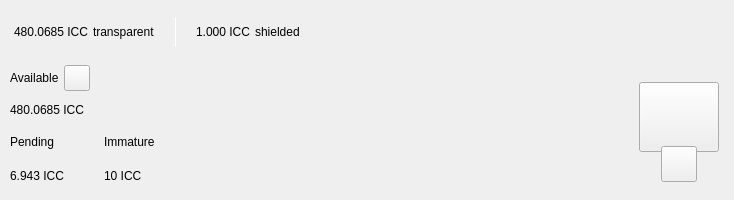
<?xml version="1.0" encoding="UTF-8"?>
<ui version="4.0">
 <class>TopBar</class>
 <widget class="QWidget" name="TopBar">
  <property name="geometry">
   <rect>
    <x>0</x>
    <y>0</y>
    <width>734</width>
    <height>200</height>
   </rect>
  </property>
  <property name="minimumSize">
   <size>
    <width>0</width>
    <height>200</height>
   </size>
  </property>
  <property name="maximumSize">
   <size>
    <width>16777215</width>
    <height>200</height>
   </size>
  </property>
  <property name="windowTitle">
   <string>Form</string>
  </property>
  <layout class="QVBoxLayout" name="verticalLayout_10" stretch="0">
   <property name="spacing">
    <number>0</number>
   </property>
   <property name="leftMargin">
    <number>0</number>
   </property>
   <property name="topMargin">
    <number>0</number>
   </property>
   <property name="rightMargin">
    <number>0</number>
   </property>
   <property name="bottomMargin">
    <number>0</number>
   </property>
   <item>
    <widget class="PFBorderImage" name="containerTop">
     <layout class="QVBoxLayout" name="verticalLayout_11">
      <property name="spacing">
       <number>0</number>
      </property>
      <property name="leftMargin">
       <number>0</number>
      </property>
      <property name="topMargin">
       <number>0</number>
      </property>
      <property name="rightMargin">
       <number>0</number>
      </property>
      <property name="bottomMargin">
       <number>0</number>
      </property>
      <item>
       <widget class="QWidget" name="top_container_2" native="true">
        <property name="minimumSize">
         <size>
          <width>0</width>
          <height>65</height>
         </size>
        </property>
        <layout class="QHBoxLayout" name="top_container">
         <property name="spacing">
          <number>0</number>
         </property>
         <property name="leftMargin">
          <number>14</number>
         </property>
         <property name="topMargin">
          <number>0</number>
         </property>
         <property name="rightMargin">
          <number>14</number>
         </property>
         <property name="bottomMargin">
          <number>0</number>
         </property>
         <item alignment="Qt::AlignVCenter">
          <widget class="QWidget" name="widgetTopAmount" native="true">
           <property name="sizePolicy">
            <sizepolicy hsizetype="Preferred" vsizetype="Maximum">
             <horstretch>0</horstretch>
             <verstretch>0</verstretch>
            </sizepolicy>
           </property>
           <layout class="QHBoxLayout" name="horizontalLayout_5">
            <property name="spacing">
             <number>5</number>
            </property>
            <property name="leftMargin">
             <number>0</number>
            </property>
            <property name="topMargin">
             <number>0</number>
            </property>
            <property name="rightMargin">
             <number>0</number>
            </property>
            <property name="bottomMargin">
             <number>0</number>
            </property>
            <item alignment="Qt::AlignTop">
             <widget class="QLabel" name="labelAmountTopIcc">
              <property name="minimumSize">
               <size>
                <width>0</width>
                <height>36</height>
               </size>
              </property>
              <property name="styleSheet">
               <string notr="true">padding:0px;margin:0px;</string>
              </property>
              <property name="text">
               <string notr="true">480.0685 ICC</string>
              </property>
             </widget>
            </item>
            <item>
             <widget class="QLabel" name="labelTrans">
              <property name="text">
               <string>transparent</string>
              </property>
             </widget>
            </item>
            <item>
             <spacer name="horizontalSpacer_11">
              <property name="orientation">
               <enum>Qt::Horizontal</enum>
              </property>
              <property name="sizeType">
               <enum>QSizePolicy::Fixed</enum>
              </property>
              <property name="sizeHint" stdset="0">
               <size>
                <width>15</width>
                <height>20</height>
               </size>
              </property>
             </spacer>
            </item>
            <item alignment="Qt::AlignVCenter">
             <widget class="QLabel" name="typeSpacerTop">
              <property name="minimumSize">
               <size>
                <width>1</width>
                <height>30</height>
               </size>
              </property>
              <property name="maximumSize">
               <size>
                <width>1</width>
                <height>30</height>
               </size>
              </property>
              <property name="styleSheet">
               <string notr="true">background-color:white;
padding:0px;
border:none;</string>
              </property>
              <property name="text">
               <string/>
              </property>
             </widget>
            </item>
            <item>
             <spacer name="horizontalSpacer_12">
              <property name="orientation">
               <enum>Qt::Horizontal</enum>
              </property>
              <property name="sizeType">
               <enum>QSizePolicy::Fixed</enum>
              </property>
              <property name="sizeHint" stdset="0">
               <size>
                <width>15</width>
                <height>20</height>
               </size>
              </property>
             </spacer>
            </item>
            <item alignment="Qt::AlignTop">
             <widget class="QLabel" name="labelAmountTopShieldedIcc">
              <property name="minimumSize">
               <size>
                <width>0</width>
                <height>36</height>
               </size>
              </property>
              <property name="text">
               <string notr="true">1.000 ICC</string>
              </property>
             </widget>
            </item>
            <item>
             <widget class="QLabel" name="labelShield">
              <property name="text">
               <string>shielded</string>
              </property>
             </widget>
            </item>
           </layout>
          </widget>
         </item>
         <item>
          <spacer name="horizontalSpacer">
           <property name="orientation">
            <enum>Qt::Horizontal</enum>
           </property>
           <property name="sizeHint" stdset="0">
            <size>
             <width>40</width>
             <height>20</height>
            </size>
           </property>
          </spacer>
         </item>
         <item>
          <layout class="QHBoxLayout" name="horizontalLayout_4">
           <property name="spacing">
            <number>12</number>
           </property>
           <property name="rightMargin">
            <number>0</number>
           </property>
           <item alignment="Qt::AlignRight">
            <widget class="QWidget" name="layoutSync" native="true">
             <property name="minimumSize">
              <size>
               <width>0</width>
               <height>36</height>
              </size>
             </property>
             <property name="maximumSize">
              <size>
               <width>16777215</width>
               <height>36</height>
              </size>
             </property>
             <layout class="QVBoxLayout" name="verticalLayout_9">
              <property name="leftMargin">
               <number>0</number>
              </property>
              <property name="topMargin">
               <number>0</number>
              </property>
              <property name="rightMargin">
               <number>0</number>
              </property>
              <property name="bottomMargin">
               <number>0</number>
              </property>
              <item>
               <widget class="ExpandableButton" name="pushButtonSync" native="true">
                <property name="minimumSize">
                 <size>
                  <width>36</width>
                  <height>36</height>
                 </size>
                </property>
                <property name="maximumSize">
                 <size>
                  <width>16777215</width>
                  <height>36</height>
                 </size>
                </property>
               </widget>
              </item>
             </layout>
            </widget>
           </item>
           <item>
            <widget class="ExpandableButton" name="pushButtonHDUpgrade" native="true">
             <property name="minimumSize">
              <size>
               <width>36</width>
               <height>36</height>
              </size>
             </property>
            </widget>
           </item>
           <item>
            <widget class="ExpandableButton" name="pushButtonStack" native="true">
             <property name="minimumSize">
              <size>
               <width>36</width>
               <height>36</height>
              </size>
             </property>
            </widget>
           </item>
           <item>
            <widget class="ExpandableButton" name="pushButtonColdStaking" native="true">
             <property name="minimumSize">
              <size>
               <width>36</width>
               <height>36</height>
              </size>
             </property>
            </widget>
           </item>
           <item>
            <widget class="ExpandableButton" name="pushButtonConnection" native="true">
             <property name="minimumSize">
              <size>
               <width>36</width>
               <height>36</height>
              </size>
             </property>
            </widget>
           </item>
           <item>
            <widget class="ExpandableButton" name="pushButtonTor" native="true">
             <property name="minimumSize">
              <size>
               <width>36</width>
               <height>36</height>
              </size>
             </property>
            </widget>
           </item>
           <item>
            <widget class="ExpandableButton" name="pushButtonLock" native="true">
             <property name="sizePolicy">
              <sizepolicy hsizetype="Expanding" vsizetype="Expanding">
               <horstretch>0</horstretch>
               <verstretch>0</verstretch>
              </sizepolicy>
             </property>
             <property name="minimumSize">
              <size>
               <width>36</width>
               <height>0</height>
              </size>
             </property>
            </widget>
           </item>
           <item>
            <widget class="ExpandableButton" name="pushButtonTheme" native="true">
             <property name="minimumSize">
              <size>
               <width>36</width>
               <height>36</height>
              </size>
             </property>
             <property name="maximumSize">
              <size>
               <width>16777215</width>
               <height>36</height>
              </size>
             </property>
            </widget>
           </item>
           <item>
            <widget class="ExpandableButton" name="pushButtonFAQ" native="true">
             <property name="minimumSize">
              <size>
               <width>36</width>
               <height>36</height>
              </size>
             </property>
            </widget>
           </item>
          </layout>
         </item>
        </layout>
       </widget>
      </item>
      <item>
       <widget class="QWidget" name="bottom_container" native="true">
        <property name="minimumSize">
         <size>
          <width>0</width>
          <height>135</height>
         </size>
        </property>
        <layout class="QHBoxLayout" name="botton_container">
         <property name="leftMargin">
          <number>10</number>
         </property>
         <property name="topMargin">
          <number>0</number>
         </property>
         <property name="rightMargin">
          <number>10</number>
         </property>
         <property name="bottomMargin">
          <number>10</number>
         </property>
         <item>
          <layout class="QVBoxLayout" name="verticalLayout_7">
           <property name="spacing">
            <number>0</number>
           </property>
           <property name="leftMargin">
            <number>0</number>
           </property>
           <property name="rightMargin">
            <number>30</number>
           </property>
           <item>
            <layout class="QVBoxLayout" name="verticalLayout_2">
             <item>
              <layout class="QHBoxLayout" name="horizontalLayoutContainerAvailable">
               <property name="spacing">
                <number>5</number>
               </property>
               <item>
                <widget class="QLabel" name="labelTitle1">
                 <property name="text">
                  <string>Available</string>
                 </property>
                </widget>
               </item>
               <item>
                <widget class="QPushButton" name="pushButtonBalanceInfo">
                 <property name="minimumSize">
                  <size>
                   <width>26</width>
                   <height>26</height>
                  </size>
                 </property>
                 <property name="maximumSize">
                  <size>
                   <width>26</width>
                   <height>26</height>
                  </size>
                 </property>
                 <property name="mouseTracking">
                  <bool>true</bool>
                 </property>
                 <property name="focusPolicy">
                  <enum>Qt::NoFocus</enum>
                 </property>
                 <property name="text">
                  <string notr="true"/>
                 </property>
                 <property name="iconSize">
                  <size>
                   <width>24</width>
                   <height>24</height>
                  </size>
                 </property>
                 <property name="shortcut">
                  <string notr="true"/>
                 </property>
                </widget>
               </item>
               <item>
                <spacer name="horizontalSpacer_4">
                 <property name="orientation">
                  <enum>Qt::Horizontal</enum>
                 </property>
                 <property name="sizeType">
                  <enum>QSizePolicy::MinimumExpanding</enum>
                 </property>
                 <property name="sizeHint" stdset="0">
                  <size>
                   <width>20</width>
                   <height>20</height>
                  </size>
                 </property>
                </spacer>
               </item>
              </layout>
             </item>
             <item>
              <widget class="QLabel" name="labelAmountIcc">
               <property name="text">
                <string notr="true">480.0685 ICC</string>
               </property>
              </widget>
             </item>
            </layout>
           </item>
           <item>
            <widget class="QWidget" name="container_imm_pend" native="true">
             <layout class="QHBoxLayout" name="horizontalLayout_2">
              <property name="spacing">
               <number>0</number>
              </property>
              <property name="leftMargin">
               <number>0</number>
              </property>
              <property name="topMargin">
               <number>0</number>
              </property>
              <property name="rightMargin">
               <number>0</number>
              </property>
              <property name="bottomMargin">
               <number>0</number>
              </property>
              <item alignment="Qt::AlignLeft">
               <widget class="QWidget" name="container_pending" native="true">
                <property name="sizePolicy">
                 <sizepolicy hsizetype="Minimum" vsizetype="Preferred">
                  <horstretch>0</horstretch>
                  <verstretch>0</verstretch>
                 </sizepolicy>
                </property>
                <layout class="QVBoxLayout" name="verticalLayout_3">
                 <property name="leftMargin">
                  <number>0</number>
                 </property>
                 <property name="topMargin">
                  <number>0</number>
                 </property>
                 <property name="rightMargin">
                  <number>0</number>
                 </property>
                 <property name="bottomMargin">
                  <number>0</number>
                 </property>
                 <item>
                  <widget class="QLabel" name="labelTitle3">
                   <property name="text">
                    <string>Pending</string>
                   </property>
                  </widget>
                 </item>
                 <item>
                  <widget class="QLabel" name="labelPendingIcc">
                   <property name="text">
                    <string notr="true">6.943 ICC</string>
                   </property>
                  </widget>
                 </item>
                </layout>
               </widget>
              </item>
              <item>
               <spacer name="horizontalSpacer_3">
                <property name="orientation">
                 <enum>Qt::Horizontal</enum>
                </property>
                <property name="sizeType">
                 <enum>QSizePolicy::Fixed</enum>
                </property>
                <property name="sizeHint" stdset="0">
                 <size>
                  <width>40</width>
                  <height>20</height>
                 </size>
                </property>
               </spacer>
              </item>
              <item alignment="Qt::AlignLeft">
               <widget class="QWidget" name="container_immature" native="true">
                <property name="sizePolicy">
                 <sizepolicy hsizetype="Minimum" vsizetype="Preferred">
                  <horstretch>0</horstretch>
                  <verstretch>0</verstretch>
                 </sizepolicy>
                </property>
                <layout class="QVBoxLayout" name="verticalLayout_4">
                 <property name="leftMargin">
                  <number>0</number>
                 </property>
                 <property name="topMargin">
                  <number>0</number>
                 </property>
                 <property name="rightMargin">
                  <number>0</number>
                 </property>
                 <property name="bottomMargin">
                  <number>0</number>
                 </property>
                 <item>
                  <widget class="QLabel" name="labelTitle4">
                   <property name="text">
                    <string>Immature</string>
                   </property>
                  </widget>
                 </item>
                 <item>
                  <widget class="QLabel" name="labelImmatureIcc">
                   <property name="text">
                    <string notr="true">10 ICC</string>
                   </property>
                  </widget>
                 </item>
                </layout>
               </widget>
              </item>
              <item>
               <spacer name="horizontalSpacer_5">
                <property name="orientation">
                 <enum>Qt::Horizontal</enum>
                </property>
                <property name="sizeHint" stdset="0">
                 <size>
                  <width>40</width>
                  <height>20</height>
                 </size>
                </property>
               </spacer>
              </item>
             </layout>
            </widget>
           </item>
          </layout>
         </item>
         <item>
          <spacer name="horizontalSpacer_2">
           <property name="orientation">
            <enum>Qt::Horizontal</enum>
           </property>
           <property name="sizeHint" stdset="0">
            <size>
             <width>40</width>
             <height>20</height>
            </size>
           </property>
          </spacer>
         </item>
         <item alignment="Qt::AlignHCenter|Qt::AlignVCenter">
          <widget class="QWidget" name="qrContainer" native="true">
           <property name="sizePolicy">
            <sizepolicy hsizetype="Preferred" vsizetype="Minimum">
             <horstretch>0</horstretch>
             <verstretch>0</verstretch>
            </sizepolicy>
           </property>
           <property name="minimumSize">
            <size>
             <width>90</width>
             <height>110</height>
            </size>
           </property>
           <property name="maximumSize">
            <size>
             <width>90</width>
             <height>110</height>
            </size>
           </property>
           <layout class="QVBoxLayout" name="containerQR">
            <property name="spacing">
             <number>0</number>
            </property>
            <property name="leftMargin">
             <number>5</number>
            </property>
            <property name="topMargin">
             <number>10</number>
            </property>
            <property name="rightMargin">
             <number>5</number>
            </property>
            <property name="bottomMargin">
             <number>0</number>
            </property>
            <item>
             <widget class="QPushButton" name="btnQr">
              <property name="minimumSize">
               <size>
                <width>70</width>
                <height>70</height>
               </size>
              </property>
              <property name="maximumSize">
               <size>
                <width>16777215</width>
                <height>70</height>
               </size>
              </property>
              <property name="focusPolicy">
               <enum>Qt::NoFocus</enum>
              </property>
              <property name="text">
               <string/>
              </property>
              <property name="iconSize">
               <size>
                <width>70</width>
                <height>70</height>
               </size>
              </property>
             </widget>
            </item>
            <item>
             <spacer name="verticalSpacer">
              <property name="orientation">
               <enum>Qt::Vertical</enum>
              </property>
              <property name="sizeType">
               <enum>QSizePolicy::Fixed</enum>
              </property>
              <property name="sizeHint" stdset="0">
               <size>
                <width>20</width>
                <height>20</height>
               </size>
              </property>
             </spacer>
            </item>
            <item alignment="Qt::AlignHCenter|Qt::AlignBottom">
             <widget class="QPushButton" name="pushButtonQR">
              <property name="minimumSize">
               <size>
                <width>36</width>
                <height>36</height>
               </size>
              </property>
              <property name="maximumSize">
               <size>
                <width>36</width>
                <height>36</height>
               </size>
              </property>
              <property name="focusPolicy">
               <enum>Qt::NoFocus</enum>
              </property>
              <property name="text">
               <string/>
              </property>
             </widget>
            </item>
           </layout>
          </widget>
         </item>
        </layout>
       </widget>
      </item>
     </layout>
    </widget>
   </item>
  </layout>
 </widget>
 <customwidgets>
  <customwidget>
   <class>ExpandableButton</class>
   <extends>QWidget</extends>
   <header>qt/infincoincash/expandablebutton.h</header>
   <container>1</container>
  </customwidget>
  <customwidget>
   <class>PFBorderImage</class>
   <extends>QFrame</extends>
   <header>qt/infincoincash/pfborderimage.h</header>
   <container>1</container>
  </customwidget>
 </customwidgets>
 <resources/>
 <connections/>
</ui>
